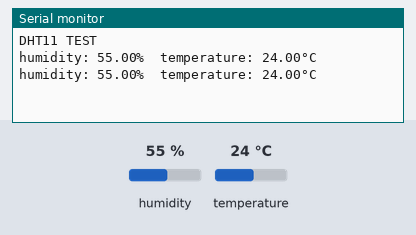
A program run on a simulated Arduino Uno, built with avr-gcc and run on an emulated ATmega328P. On the bench: the last lines printed to the serial monitor. Inputs (shaded band) come from the test bench; at power-on: humidity 55 %, temperature 24 °C.

Above: at 6.8 s.
6.9 s: humidity set to 22 %
At 10.4 s:
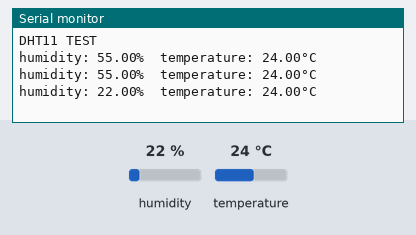
12.3 s: temperature set to 12 °C
At 15.5 s:
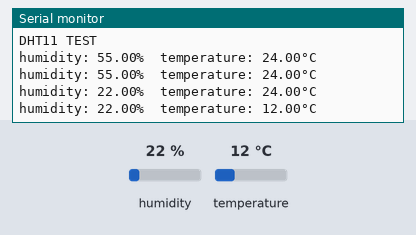
17.7 s: humidity set to 40 %
At 19.5 s:
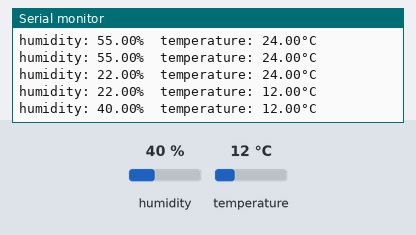
Timing chart, 0 to 21.0 s (numbered marks = the images above; inputs shaded):
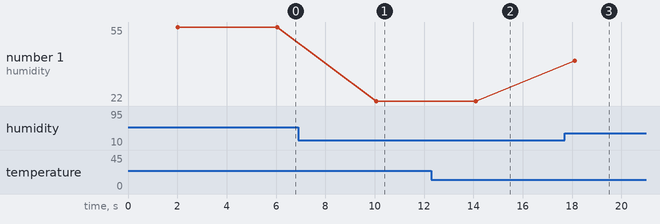

The program:

main.cpp
```cpp
#include <DHT.h>
#include <Adafruit_Sensor.h>

#define DHTPIN 2  // DHT11传感器连接到Arduino的数字引脚2
#define DHTTYPE DHT11  // 使用DHT11传感器

DHT dht(DHTPIN, DHTTYPE);

void setup() {
  Serial.begin(9600);
  Serial.println("DHT11 TEST");
  dht.begin();
}

void loop() {
  delay(2000);  // 等待2秒钟以便传感器稳定

  float humidity = dht.readHumidity();  // 读取湿度
  float temperature = dht.readTemperature();  // 读取温度（摄氏度）

  // 检查是否成功读取数据
  if (isnan(humidity) || isnan(temperature)) {
    Serial.println("无法从DHT传感器读取数据！");
    return;
  }

  // 打印读取到的数据
  Serial.print("humidity: ");
  Serial.print(humidity);
  Serial.print("%\ttemperature: ");
  Serial.print(temperature);
  Serial.println("°C");

  // 在此可以添加其他处理逻辑

  delay(2000);  // 等待2秒钟，然后重新读取数据
}
```

Measured:
- after the input at 6.9 s, the serial monitor: prints a new line after 3.2 s (image 1)
- after the input at 12.3 s, the serial monitor: prints a new line after 1.8 s (image 2)
- after the input at 17.7 s, the serial monitor: prints a new line after 0.42 s (image 3)
- plotted number 1: 55 → 22 after the input at 6.9 s, 22 → 40 after the input at 17.7 s
